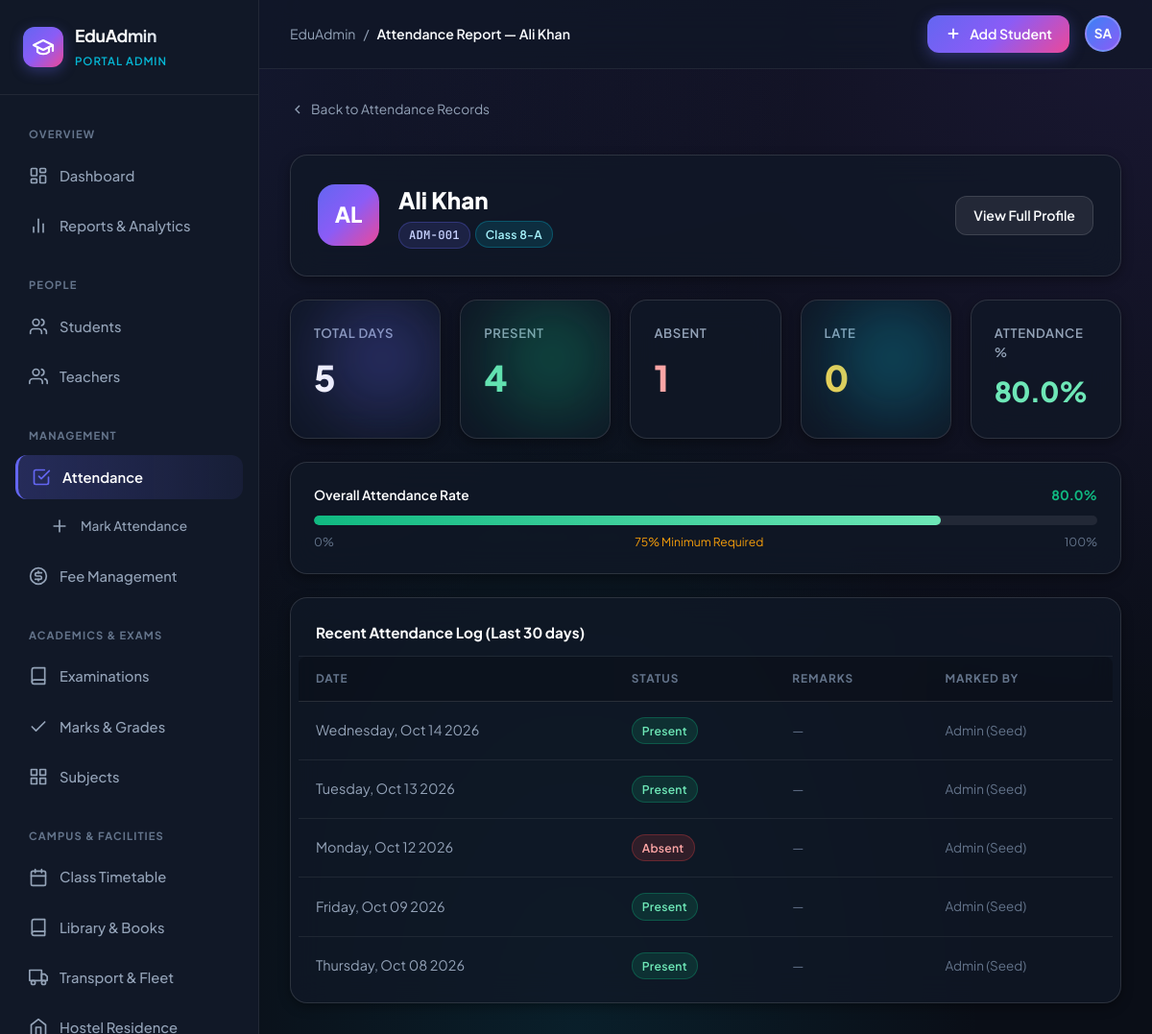
The app's page /attendance/student/1/report/ with its own data.
### students/models.py (models this page shows, shortened)
class Student(models.Model):
    student_name = models.CharField(
        max_length=150,
        verbose_name="Student Name",
        help_text="Full legal name of the student"
    )
    admission_number = models.CharField(
        max_length=30,
        unique=True,
        verbose_name="Admission Number",
        help_text="Unique institutional admission identifier"
    )
    student_class = models.CharField(
        max_length=50,
        verbose_name="Class / Grade",
        help_text="Current class or grade level"
    )
    contact_number = models.CharField(
        max_length=20,
        verbose_name="Contact Number",
        help_text="Primary guardian contact phone number"
    )
    created_at = models.DateTimeField(
        auto_now_add=True,
        verbose_name="Registered On"
    )
    updated_at = models.DateTimeField(
        auto_now=True,
        verbose_name="Last Updated"
    )
    class Meta:
        ordering = ['-created_at']
        verbose_name = "Student"
        verbose_name_plural = "Students"

### attendance/models.py (models this page shows, shortened)
class AttendanceRecord(models.Model):
    STATUS_CHOICES = [
        ('Present', 'Present'),
        ('Absent', 'Absent'),
        ('Late', 'Late'),
        ('Leave', 'Leave (Excused)'),
    ]
    student = models.ForeignKey(
        Student, on_delete=models.CASCADE, related_name='attendance_records',
        verbose_name='Student'
    )
    date = models.DateField(verbose_name='Date')
    status = models.CharField(
        max_length=20, choices=STATUS_CHOICES, default='Present',
        verbose_name='Attendance Status'
    )
    remarks = models.CharField(
        max_length=200, blank=True, verbose_name='Remarks',
        help_text='Optional note (e.g. sick leave, family event)'
    )
    marked_by = models.CharField(
        max_length=100, blank=True, verbose_name='Marked By',
        help_text='Teacher or staff who marked attendance'
    )
    created_at = models.DateTimeField(auto_now_add=True)
    updated_at = models.DateTimeField(auto_now=True)
    class Meta:
        ordering = ['-date', 'student__student_name']
        unique_together = [('student', 'date')]
        verbose_name = 'Attendance Record'
        verbose_name_plural = 'Attendance Records'

### attendance/views.py (the view)
# urls.py: path('student/<int:student_id>/report/', views.attendance_student_report_view, name='attendance_student_report'),
def attendance_student_report_view(request, student_id):
    student = get_object_or_404(Student, id=student_id)
    records = AttendanceRecord.objects.filter(student=student).order_by('-date')
    total   = records.count()
    present = records.filter(status='Present').count()
    absent  = records.filter(status='Absent').count()
    late    = records.filter(status='Late').count()
    leave   = records.filter(status='Leave').count()
    pct     = round((present / total) * 100, 1) if total > 0 else 0
    context = {
        'page_title': f'Attendance Report — {student.student_name}',
        'active_tab': 'attendance',
        'student': student,
        'records': records[:30],
        'total': total,
        'present': present,
        'absent': absent,
        'late': late,
        'leave': leave,
        'pct': pct,
    }
    return render(request, 'attendance/attendance_student_report.html', context)

### templates/attendance/attendance_student_report.html
{% extends 'students/base.html' %}
{% block content %}
<div style="max-width:900px; margin:0 auto;">
  <div style="margin-bottom:24px;">
    <a href="{% url 'attendance:attendance_list' %}" style="display:inline-flex; align-items:center; gap:6px; font-size:0.86rem; color:var(--text-muted); margin-bottom:12px;">
      <svg width="16" height="16" viewBox="0 0 24 24" fill="none" stroke="currentColor" stroke-width="2"><polyline points="15 18 9 12 15 6"/></svg>
      Back to Attendance Records
    </a>
  </div>
  <div class="glass-card" style="padding:28px; margin-bottom:24px; display:flex; gap:20px; align-items:center; flex-wrap:wrap;">
    <div style="width:64px; height:64px; border-radius:var(--radius-lg); background:var(--primary-gradient); display:flex; align-items:center; justify-content:center; font-size:1.4rem; font-weight:800; color:#fff; flex-shrink:0;">
      {{ student.student_name|slice:":2"|upper }}
    </div>
    <div style="flex:1;">
      <h1 style="font-size:1.5rem; font-weight:800; color:#fff;">{{ student.student_name }}</h1>
      <div style="color:var(--text-muted); font-size:0.9rem; margin-top:4px;">
        <span class="badge badge-adm">{{ student.admission_number }}</span>
        &nbsp;<span class="badge badge-class">{{ student.student_class }}</span>
      </div>
    </div>
    <a href="{% url 'students:student_edit' student.id %}" class="btn-secondary">View Full Profile</a>
  </div>
  <div class="stat-grid" style="grid-template-columns:repeat(auto-fit,minmax(150px,1fr)); margin-bottom:24px;">
    <div class="glass-card stat-card stat-card-primary">
      <div class="stat-header"><span class="stat-title">Total Days</span></div>
      <div class="stat-value">{{ total }}</div>
    </div>
    <div class="glass-card stat-card stat-card-emerald">
      <div class="stat-header"><span class="stat-title">Present</span></div>
      <div class="stat-value" style="color:#6ee7b7;">{{ present }}</div>
    </div>
    <div class="glass-card stat-card">
      <div class="stat-header"><span class="stat-title">Absent</span></div>
      <div class="stat-value" style="color:#fca5a5;">{{ absent }}</div>
    </div>
    <div class="glass-card stat-card stat-card-cyan">
      <div class="stat-header"><span class="stat-title">Late</span></div>
      <div class="stat-value" style="color:#fcd34d;">{{ late }}</div>
    </div>
    <div class="glass-card stat-card">
      <div class="stat-header"><span class="stat-title">Attendance %</span></div>
      <div class="stat-value" style="font-size:1.8rem; color:{% if pct >= 75 %}#6ee7b7{% elif pct >= 50 %}#fcd34d{% else %}#fca5a5{% endif %};">{{ pct }}%</div>
    </div>
  </div>
  <div class="glass-card" style="padding:24px; margin-bottom:24px;">
    <div style="display:flex; justify-content:space-between; font-size:0.86rem; margin-bottom:10px;">
      <span style="font-weight:600; color:#fff;">Overall Attendance Rate</span>
      <span style="color:{% if pct >= 75 %}var(--success){% elif pct >= 50 %}var(--warning){% else %}var(--danger){% endif %}; font-weight:700;">{{ pct }}%</span>
    </div>
    <div style="height:10px; border-radius:6px; background:rgba(255,255,255,0.08); overflow:hidden;">
      <div style="height:100%; border-radius:6px; width:{{ pct }}%; background:{% if pct >= 75 %}linear-gradient(90deg,#10b981,#6ee7b7){% elif pct >= 50 %}linear-gradient(90deg,#f59e0b,#fcd34d){% else %}linear-gradient(90deg,#ef4444,#fca5a5){% endif %}; transition:width 0.8s ease;"></div>
    </div>
    <div style="display:flex; justify-content:space-between; font-size:0.76rem; color:var(--text-dim); margin-top:8px;">
      <span>0%</span>
      <span style="color:var(--warning);">75% Minimum Required</span>
      <span>100%</span>
    </div>
  </div>
  <div class="glass-card" style="padding:8px;">
    <div style="padding:16px 18px 12px; border-bottom:1px solid var(--border-subtle);">
      <span style="font-weight:700; color:#fff; font-size:0.95rem;">Recent Attendance Log (Last 30 days)</span>
    </div>
    {% if records %}
      <div class="table-responsive">
        <table class="custom-table">
          <thead>
            <tr><th>Date</th><th>Status</th><th>Remarks</th><th>Marked By</th></tr>
          </thead>
          <tbody>
            {% for r in records %}
              <tr>
                <td style="color:var(--text-muted);">{{ r.date|date:"l, M d Y" }}</td>
                <td>
                  {% if r.status == 'Present' %}
                    <span class="badge" style="background:rgba(16,185,129,0.15); color:#6ee7b7; border:1px solid rgba(16,185,129,0.3);">Present</span>
                  {% elif r.status == 'Absent' %}
                    <span class="badge" style="background:rgba(239,68,68,0.15); color:#fca5a5; border:1px solid rgba(239,68,68,0.3);">Absent</span>
                  {% elif r.status == 'Late' %}
                    <span class="badge" style="background:rgba(245,158,11,0.15); color:#fcd34d; border:1px solid rgba(245,158,11,0.3);">Late</span>
                  {% else %}
                    <span class="badge badge-adm">Leave</span>
                  {% endif %}
                </td>
                <td style="color:var(--text-dim); font-size:0.84rem;">{{ r.remarks|default:"—" }}</td>
                <td style="color:var(--text-dim); font-size:0.84rem;">{{ r.marked_by|default:"—" }}</td>
              </tr>
            {% endfor %}
          </tbody>
        </table>
      </div>
    {% else %}
      <div class="empty-state"><p style="color:var(--text-muted);">No attendance records found for this student.</p></div>
    {% endif %}
  </div>
</div>
{% endblock %}

### records on screen
Student: student_name "AL", student_name "Ali Khan", admission_number "ADM-001", student_class "Class 8-A"
AttendanceRecord: date "Wednesday, Oct 14 2026", status "Present", remarks "—", marked_by "Admin (Seed)"
AttendanceRecord: date "Tuesday, Oct 13 2026", status "Present", remarks "—", marked_by "Admin (Seed)"
AttendanceRecord: date "Monday, Oct 12 2026", status "Absent", remarks "—", marked_by "Admin (Seed)"
AttendanceRecord: date "Friday, Oct 09 2026", status "Present", remarks "—", marked_by "Admin (Seed)"
AttendanceRecord: date "Thursday, Oct 08 2026", status "Present", remarks "—", marked_by "Admin (Seed)"

### other values on screen
{{ page_title|default:"Overview" }} "Attendance Report — Ali Khan"
{{ total }} "5"
{{ present }} "4"
{{ absent }} "1"
{{ late }} "0"
{{ pct }} "80.0"
